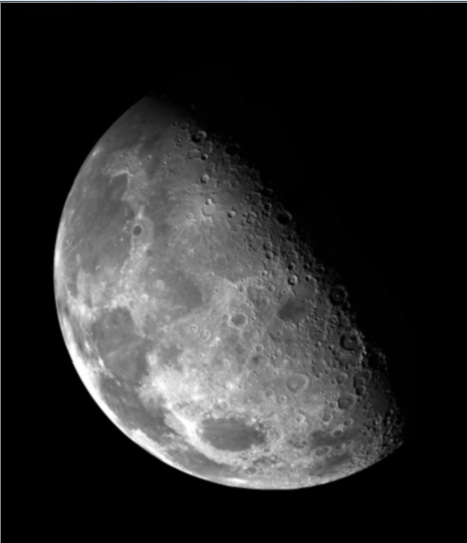
#> input picture parn/im/moon2.jpg, 467 x 543 px
$ python 8_sharp.py
#> lines starting #> are read from the running program, lines starting #| are printed output that depends on the picture
import numpy as np
import matplotlib.pyplot as plt
import cv2 as cv

path = "./im/moon2.jpg"

laplace = np.array([[0,-1,0], [-1,4,-1], [0,-1,0]])
#if the center of laplacian coeff is negative -> use -
#if the center of laplacian coeff is positive -> use + in this case we use + since the center is 4
laplace1 = np.array([[-1,-1,-1], [-1,8,-1], [-1,-1,-1]])

x_laplace = np.array([[1,-2,1]]).reshape((1,3))
y_laplace = np.array([[1],[-2],[1]])

def inputImg(path2img):
#> called with path2img = './im/moon2.jpg'
    img = cv.resize(cv.imread(path2img), (346,398))
    gray = cv.cvtColor(img, cv.COLOR_BGR2GRAY)
    img = cv.cvtColor(cv.resize(cv.imread(path2img), (346,398)), cv.COLOR_BGR2RGB)
    return img, gray


def sharpen(img, kernel, weight):
#> called with kernel = array of shape (3, 3), weight = 1
    filted = applyFilter(img, kernel, weight)
#> after the loop in applyFilter, `for i in range(conV.shape[0]):`:
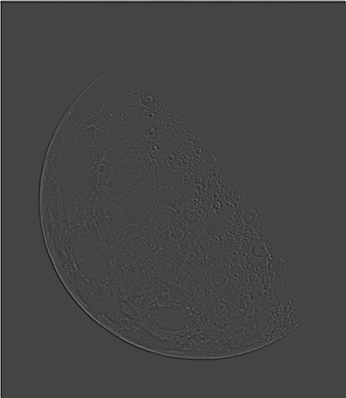
#> conV: shape (398, 346) float64; min -185, max 501, mean 0.8; drawn with min black and max white
    # conV = np.zeros((new_img.shape[0]-kernel.shape[0]+1, new_img.shape[1]-kernel.shape[1]+1))
    conV = np.zeros((img.shape[0], img.shape[1]))
    for i in range(img.shape[0]):
        for j in range(img.shape[1]):
            val = img[i,j] + filted[i,j]
            if val <0:
                val=0
            conV[i,j] = val
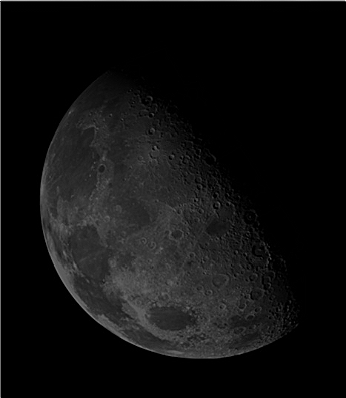
#> conV: shape (398, 346) float64; min 0, max 703, mean 45; drawn with min black and max white

    conV = conV.astype(np.uint8)
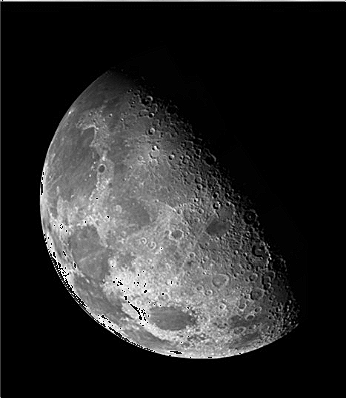
#> conV: shape (398, 346); min 0, max 255, mean 42.5
    return conV


def applyFilter(img, kernel, weight):
    pad_img = np.pad(img, ((1,1), (1,1)), 'constant')
    conV = np.zeros((pad_img.shape[0]- kernel.shape[0]+1, pad_img.shape[1]- kernel.shape[1]+1))
    # conV = np.zeros((img.shape[0]-kernel.shape[0]+1, img.shape[1]-kernel.shape[1]+1))
    for i in range(conV.shape[0]):
        for j in range(conV.shape[1]):
            val =  (kernel*(pad_img[i:i+ kernel.shape[0], j:j+ kernel.shape[1]])).sum()
            conV[i,j] = val
    return conV


img, gray = inputImg(path)
filt = sharpen(gray, laplace, 1)
gray = cv.cvtColor(gray, cv.COLOR_BGR2RGB)
#> gray: shape (398, 346, 3)
filt = cv.cvtColor(filt, cv.COLOR_BGR2RGB)
hist1 = cv.calcHist([gray], [0], None, [256], [0, 256])
#> hist1 = 256 values, max 76058 at index 0, min 4 at index 255, mean 537.9
hist2 = cv.calcHist([filt], [0], None, [256], [0, 256])
#> hist2 = 256 values, max 79630 at index 0, min 22 at index 249, mean 537.9

plt.subplot(121)
plt.imshow(gray)
plt.title("OpenCV Canny function")
plt.subplot(122)
plt.imshow(filt)
plt.title("Sharp function")
plt.show()
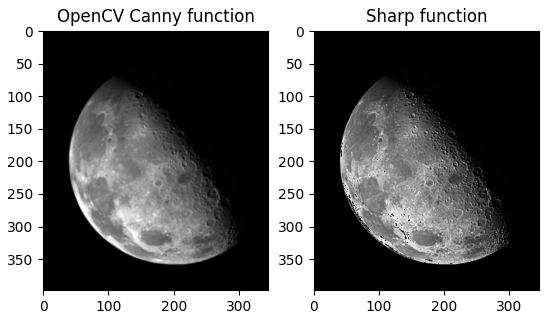
#> figure drawn by matplotlib, 2 panels

plt.subplot(111)
plt.plot(hist1, label = "Gray scale image")
plt.legend()
plt.plot(hist2, label = "Sharpen image")
plt.legend()
plt.title("Comparison between the histogram of gray scale and sharpen images")
plt.show()
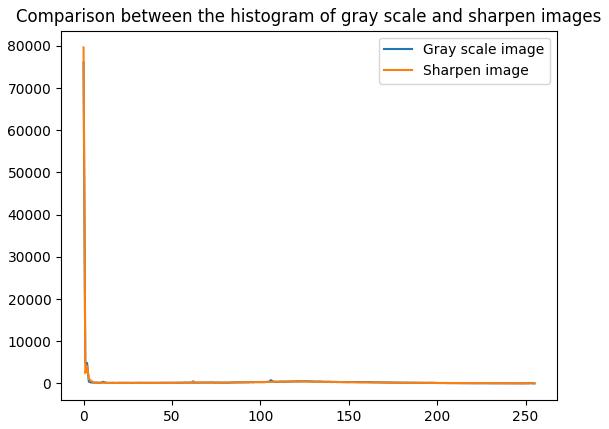
#> figure drawn by matplotlib, 1 panel; curve peaks at x = 0, y = 76058; curve peaks at x = 0, y = 79630
